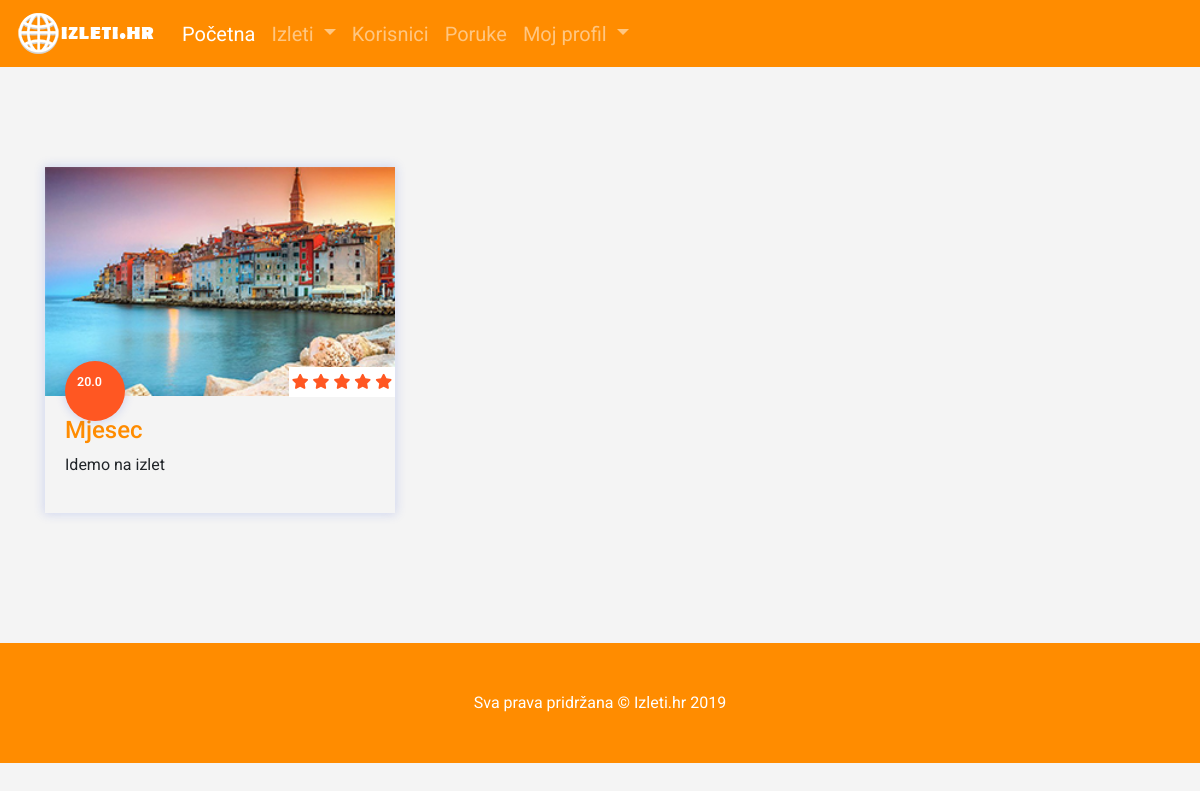
The page /moji_izleti (signed in) on the database as committed earlier.
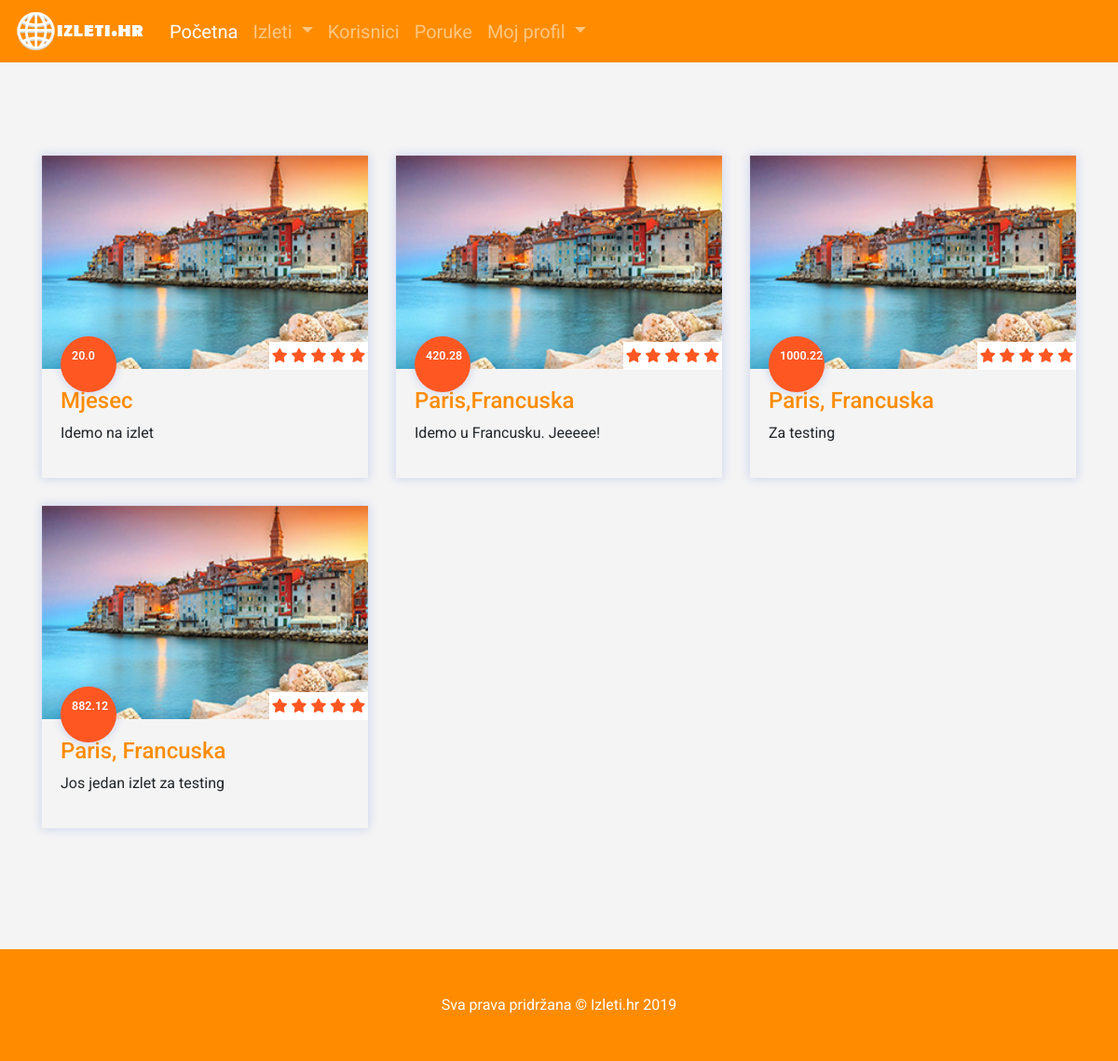
The same page on the database as committed later.
### app/models.py (models this page shows, shortened)
class Izlet(db.Model):
    id=db.Column(db.Integer,primary_key=True)
    naziv=db.Column(db.String(100),index=True)
    cijena=db.Column(db.Float,nullable=True)
    lokacija=db.Column(db.String(100),nullable=True)
    datum_polaska=db.Column(db.DateTime,nullable=True)
    datum_povratka=db.Column(db.DateTime,nullable=True)
    timestamp = db.Column(db.DateTime, index=True, default=datetime.utcnow)
    opis=db.Column(db.String(500), nullable=True)
    creator_id = db.Column(db.Integer, db.ForeignKey('user.id'))
    sudionici=db.relationship("User", secondary=tablica_povezivanja)

### app/routes.py (the view)
@app.route('/moji_izleti')
@login_required
def moji_izleti():
    izleti=Izlet.query.filter(Izlet.creator_id==current_user.id)
    return render_template('moji_izleti.html', title='Izleti',izleti=izleti)

### app/models.py (called while the page is built)
@login.user_loader
def load_user(id):
    return User.query.get(int(id))

### app/templates/moji_izleti.html
{% extends "base.html" %}
{% block content %}
<section class="features">
<div class="container">
	<div class="row">
		{% for i in izleti %}
		<div class="col-md-4">
			<div class="feature-box">
			<div class="feature-img">
			<a href="izlet1.html"> <img src="slike/rovinj.jpg"> </a>
			<div class="price">
			<p style="font-size:12.5px;">{{i.cijena}}</p>
			</div>
			<div class="rating">
				<i class="fa fa-star"></i>
				<i class="fa fa-star"></i>
				<i class="fa fa-star"></i>
				<i class="fa fa-star"></i>
				<i class="fa fa-star"></i>
			</div>
			</div>
			<div class="feature-details">
				<h4>{{i.lokacija}}</h4>
				<p>{{i.opis}}</p>
			</div>
			</div>
		</div>
		{% endfor %}
	</div>
</div>
</section>
<footer class="py-5 bg-dark ">
    <div class="container">
      <p class="m-0 text-center text-white">Sva prava pridržana  &copy; Izleti.hr 2019</p>
    </div>
 </footer>
 {% endblock %}

### app/templates/base.html (shortened to what this page needs)
<!DOCTYPE html >
<html>
<head>
  <link rel="stylesheet" href="https://stackpath.bootstrapcdn.com/bootstrap/4.3.1/css/bootstrap.min.css">
  <link rel = "stylesheet" type="text/css" href="{{url_for('static',filename='style_index.css')}}">
  <link rel="stylesheet" href="https://use.fontawesome.com/releases/v5.8.1/css/all.css">
</head>
<body>
  <nav class="navbar navbar-expand-lg navbar-dark" style="background-color: #FF8C00;">
  <a class="navbar-brand" href="#"><img src="static/pictures/logo.png"></a>
  <div class="collapse navbar-collapse" id="navbarSupportedContent">
    <ul class="navbar-nav mr-auto">
      <li class="nav-item active">
        <a class="nav-link" href="{{url_for('index')}}">Početna <span class="sr-only">(current)</span></a>
      <li class="nav-item dropdown">
        <a class="nav-link dropdown-toggle" href="#" id="navbarDropdown" role="button" data-toggle="dropdown" aria-haspopup="true" aria-expanded="false">
          Izleti
        </a>
        <li class="nav-item">
        <a class="nav-link" href="{{url_for('svi_korisnici')}}">Korisnici <span class="sr-only">(current)</span></a>
      </li>
      <li class="nav-item">
        <a class="nav-link" href="#">Poruke <span class="sr-only">(current)</span></a>
      </li>
        <li class="nav-item dropdown">
        <a class="nav-link dropdown-toggle" href="#" id="navbarDropdown" role="button" data-toggle="dropdown" aria-haspopup="true" aria-expanded="false">
          Moj profil
        </a>
  </div>
</nav>
{% block content %}
{% endblock %}
</body>
</html>

### app/static/style_index.css (style rules this page uses)
body { font-family: 'Roboto', sans-serif; background-color: #f4f4f4; }
h1,h2,h3,h4 { color:#FF8C00; }
a { color:#FF8C00; }
.navbar-dark .navbar-nav { font-size: 20px !important; }
.bg-dark { background-color: #FF8C00 !important; }
.features { padding: 100px 0; }
.feature-img img { width:100%; }
.price { width:60px; height:60px; background:#ff5722; color:#ffffff; font-weight: 600; border-radius: 60%; padding:12px; box-shadow: 0 0 10px 1px rgba(37,73,214,0.18); position:absolute; left:20px; bottom:-25px; }
.feature-img { position:relative; }
.rating { padding : 3px; float:right; background:#fff; bottom:-1px; right:0; position:absolute; }
.features .fa { font-size: 15px; color:#ff5722; }
.feature-details { padding:20px; text-align:justify; }
.feature-box { box-shadow: 0 0 10px 1px rgba(37,73,214,0.18); margin-bottom:30px; }
html { -webkit-box-sizing: border-box; -moz-box-sizing: border-box; box-sizing: border-box; }
*, *:before, *:after { -webkit-box-sizing: inherit; -moz-box-sizing: inherit; box-sizing: inherit; }

Rows that differ between the two databases and show on the page:
added Izlet: cijena "420.28", lokacija "Paris,Francuska", opis "Idemo u Francusku. Jeeeee!"
added Izlet: cijena "1000.22", lokacija "Paris, Francuska", opis "Za testing"
added Izlet: cijena "882.12", lokacija "Paris, Francuska", opis "Jos jedan izlet za testing"
